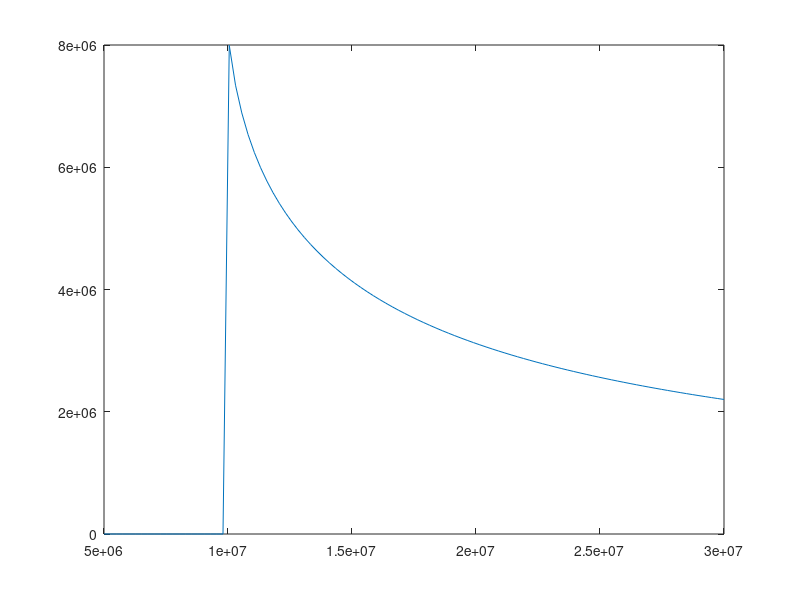

The MATLAB script that drew this image:
clc; clear all
%% Problem 1
E.r = 6371e3;    % [m]
G   = 6.674e-11; % [m3/kgs2]
E.m = 5.972e24;  % [kg]
mu  = G*E.m;
Sat1.hp = 300e3;
Sat1.ha = 10000e3;
% a) Semi major axis
Sat1.rp = Sat1.hp + E.r;
Sat1.ra = Sat1.ha + E.r;
Sat1.a  = (Sat1.rp + Sat1.ra)/2;
% b) Excentricity
Sat1.e  = 1-Sat1.rp/Sat1.a;
% c) vp
Sat1.vp = sqrt(2*(-mu/(2*Sat1.a)+mu/Sat1.rp));
% d) va
Sat1.va = sqrt(2*(-mu/(2*Sat1.a)+mu/Sat1.ra));
% e)
Sat1.T  = 2*pi*sqrt(Sat1.a^3/mu);

%% Problem 2
Sat2.hp = 800e3;
Sat2.rp = Sat2.hp+E.r;
Sat2.vp = 8e3;
% a) Semi major axis
Sat2.a = mu/(2*mu/Sat2.rp-Sat2.vp^2);
% b) Excentricity
Sat2.e  = 1-Sat2.rp/Sat2.a;
% c) r apogee
Sat2.ra = 2*Sat2.a - Sat2.rp;

%% Problem 4
omega_avg = 2*pi/(365*24*60*60);
J2        = 1.083e-3;
Sat3.a1   = 10000e3;
Sat3.a2   = 15000e3;
Sat3.a3   = 20000e3;
% Excentricity
Sat3.e1 = sqrt(1-sqrt(3*J2*E.r^2/(2*omega_avg)*sqrt(mu/(5*Sat3.a1^7))));
Sat3.e2 = sqrt(1-sqrt(3*J2*E.r^2/(2*omega_avg)*sqrt(mu/(5*Sat3.a2^7))));
Sat3.e3 = sqrt(1-sqrt(3*J2*E.r^2/(2*omega_avg)*sqrt(mu/(5*Sat3.a3^7))));
% Radii perigee
Sat3.rp1 = Sat3.a1*(1-Sat3.e1);
Sat3.rp2 = Sat3.a2*(1-Sat3.e2);
Sat3.rp3 = Sat3.a3*(1-Sat3.e3);
% Plot
a  = linspace(5000e3,30000e3);
e  = sqrt(1-sqrt(3*J2*E.r^2/(2*omega_avg)*sqrt(mu./(5*a.^7))));
rp = a.*(1-e);
rp(imag(rp)~= 0) = rp(imag(rp)~= 0)*0;
plot(a,rp)